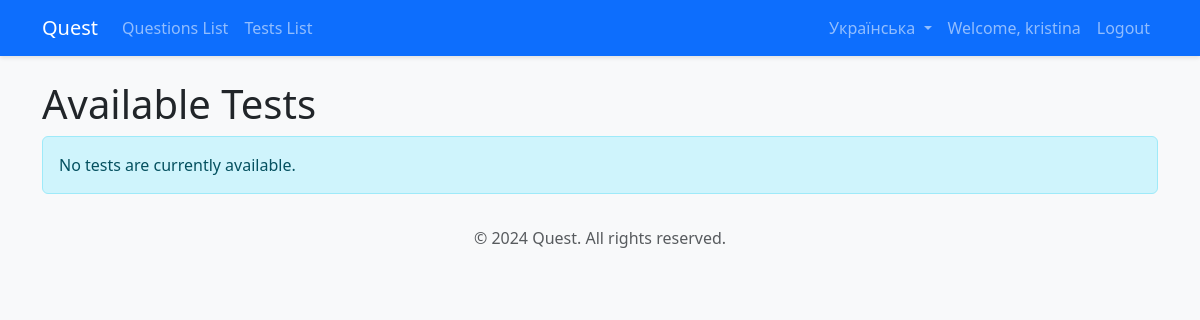
Page /uk/tests/ (signed in) on the earlier database version.
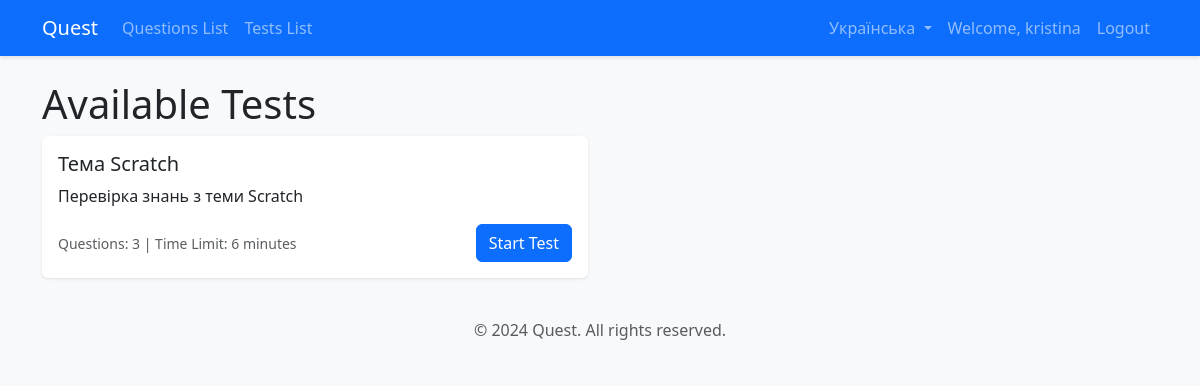
Same page on the later database version.
### quest/models.py (models this page shows, shortened)
class Test(models.Model):
    title = models.CharField(max_length=200)
    description = models.TextField(blank=True)
    questions = models.ManyToManyField(Question, related_name='tests')
    created_at = models.DateTimeField(auto_now_add=True)
    updated_at = models.DateTimeField(auto_now=True)
    time_limit = models.IntegerField(null=True, blank=True, help_text="Time limit in minutes (optional)")
    def get_total_questions(self):
        return self.questions.count()

### quest/views.py (the view)
# urls.py: path('tests/', views.test_list, name='test_list'),
@login_required
def test_list(request):
    tests = Test.objects.all()
    return render(request, 'quest/test_list.html', {'tests': tests})

### quest/templates/quest/test_list.html
{% extends "base.html" %}
{% load i18n %}
{% block content %}
<div class="container mt-4">
    <h1>{% trans "Available Tests" %}</h1>
    {% if tests %}
        <div class="row">
            {% for test in tests %}
                <div class="col-md-6 mb-4">
                    <div class="card">
                        <div class="card-body">
                            <h5 class="card-title">{{ test.title }}</h5>
                            <p class="card-text">{{ test.description }}</p>
                            <div class="d-flex justify-content-between align-items-center">
                                <small class="text-muted">
                                    {% trans "Questions" %}: {{ test.get_total_questions }}
                                    {% if test.time_limit %}
                                        | {% trans "Time Limit" %}: {{ test.time_limit }} {% trans "minutes" %}
                                    {% endif %}
                                </small>
                                <a href="{% url 'start_test' test.id %}" class="btn btn-primary">
                                    {% trans "Start Test" %}
                                </a>
                            </div>
                        </div>
                    </div>
                </div>
            {% endfor %}
        </div>
    {% else %}
        <div class="alert alert-info">
            {% trans "No tests are currently available." %}
        </div>
    {% endif %}
</div>
{% endblock %}

### my_quest/templates/base.html (shortened to what this page needs)
{% load i18n %}
<!DOCTYPE html>
<html lang="{{ LANGUAGE_CODE }}">
<head>
    <link href="https://cdn.jsdelivr.net/npm/bootstrap@5.3.0/dist/css/bootstrap.min.css" rel="stylesheet">
</head>
<body>
    <nav class="navbar navbar-expand-lg navbar-dark bg-primary mb-4">
        <div class="container">
            <a class="navbar-brand" href="{% url 'test_list' %}">{% trans "Quest" %}</a>
            <div class="collapse navbar-collapse" id="navbarNav">
                <ul class="navbar-nav me-auto">
                    <li class="nav-item">
                        <a class="nav-link" href="{% url 'questions_list' %}">{% trans "Questions List" %}</a>
                    </li>
                    <li class="nav-item">
                        <a class="nav-link" href="{% url 'test_list' %}">{% trans "Tests List" %}</a>
                    </li>
                </ul>
                <ul class="navbar-nav">
                    <li class="nav-item dropdown language-selector">
                        <a class="nav-link dropdown-toggle" href="#" id="languageDropdown" role="button" data-bs-toggle="dropdown">
                            {% get_current_language as CURRENT_LANGUAGE %}
                            {% get_language_info for CURRENT_LANGUAGE as lang %}
                            {{ lang.name_local }}
                        </a>
                            {% get_available_languages as LANGUAGES %}
                    </li>
                    {% if user.is_authenticated %}
                        <li class="nav-item">
                            <span class="nav-link">{% trans "Welcome" %}, {{ user.username }}</span>
                        </li>
                        <li class="nav-item">
                            <a class="nav-link" href="{% url 'logout' %}">{% trans "Logout" %}</a>
                        </li>
                    {% else %}
                        <li class="nav-item">
                            <a class="nav-link" href="{% url 'login' %}">{% trans "Login" %}</a>
                        </li>
                    {% endif %}
                </ul>
            </div>
        </div>
    </nav>
    {% block content %}
    {% endblock %}
    <footer class="footer mt-auto py-3 bg-light">
        <div class="container text-center">
            <span class="text-muted">© 2024 Quest. {% trans "All rights reserved." %}</span>
        </div>
    </footer>
</body>
</html>

### my_quest/templates/base.html (style rules this page uses)
body { background-color: #f8f9fa; }
.navbar { box-shadow: 0 2px 4px rgba(0,0,0,.1); }
.card { box-shadow: 0 1px 3px rgba(0,0,0,.1); border: none; }
.language-selector { margin-left: 1rem; }

Differences in the rows shown:
added Test: title "Тема Scratch", description "Перевірка знань з теми Scratch", get_total_questions "3", time_limit "6"
Other differences:
text no longer shown: "No tests are currently available."
